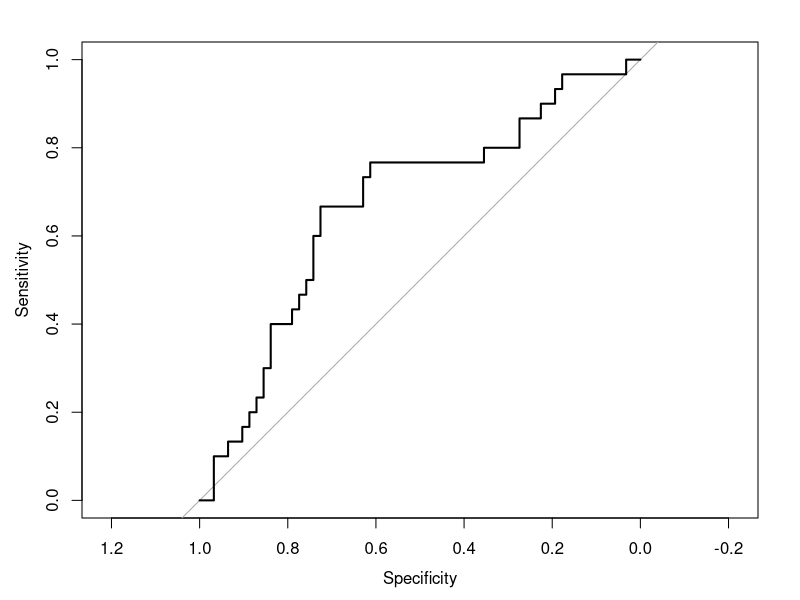

Write R code to recreate this figure.
### Load packages ###
library(caret)
library(dplyr)
library(purrr)

### Read datasets ###
setwd("/home/pepper/dox/repos/amanda-masters/severity/")
df <- read.csv('../data/banco-conversao-16-10-20.csv')
df_josi <- read.csv('../data/banco-conversao-josi.csv')
df_lu <- read.csv('../data/banco-apesm-3-anos.csv')

### Select 2nd wave observations ###
df <- df %>% filter(., !is.na(mora_t2))

# Rename identification variables ###
colnames(df_josi)[colnames(df_josi) == "a02rec"] <- "rec"
colnames(df_lu)[colnames(df_lu) == "a02rec"] <- "rec"

# Add variables from supplementary datasets ###
df <- left_join(df, df_josi %>%
   dplyr::select(rec, starts_with(c("CTQ", "Abuso", "Negligencia", "cluster")), miniA11, miniA12,
          miniA03ATa, miniA03ATb, miniA03ATc1, miniA03ATc2, miniA03ATd, miniA03ATe1,
          miniA03ATe2, miniA03ATf, miniA03ATg), by = "rec")

df <- left_join(df, df_lu %>%
   dplyr::select(rec, miniC04, miniC05), by = "rec")

### Calculate BDI total score ###
df <- df %>% mutate(bdi_total = rowSums(dplyr::select(., starts_with("BDI"))))

### Remove severely depressed subjects (suicide plan or attempt, or psychotic disorder) ###
df <- df %>% dplyr::filter(., !(miniC04 == 10 | miniC05 == 10 | tpsicoticoatual == 2))

### Dichotomize civil status variable ###

#df <- df %>% mutate(., vive_companheiro = case_when(
#                    a36relaciona == 1 | a36relaciona == 5 | a36relaciona == 6 ~ 0,
#                    a36relaciona == 2 | a36relaciona == 3 | a36relaciona == 4 ~ 1
#))

### Create outcome variable ###
df <- df %>% 
      mutate(dep_severa = case_when(
                            # Mild depression
                            bdi_total <= 11 &
                            TB_erros != 3 ~ 0,
                            # Moderate depression
                            bdi_total >= 12 & bdi_total <= 24 &
                            TB_erros != 3 ~ 1,
                            # Severe depression
                            bdi_total > 24 &
                            TB_erros != 3 ~ 2
                      ))

df <- df %>% 
      mutate(dep_dic = case_when(
                            # Mild depression
                            dep_severa == 0 ~ 0,
                            # Severe/moderate depression
                            dep_severa == 1 | dep_severa == 2 ~ 1
                      ))

### Subset dataset to select outcome and features included in model ###
matrix <- df %>%
          filter(., (dep_dic == 0 | dep_dic == 1)) %>%
          dplyr::select(., dep_dic, a03sexo, a05idade, abepdicotomica, cordapele, escolaridade,
                    a36relaciona, b01famil1, b04interna1, b03med1, b06tentsu1, b08famil2,
                    b10med2, b13tentsu2, nemtrabnemestuda, tpanicoatual, fobiasocialatual,
                    fobiaespatual, a16tratpsic, a30interp, moracomalgunsdospais,
                    tagatual, teptatual, tocatual, agorafobiaatual, esquizoide, ansiedade,
                    esquizotipico, paranoide, histrionico, narcisista, borderline, anti_social,
                    evitativo, dependente, compulsivo, alcoolabudep, maconhaabudep,
                    alucinogenosabudep, abudepoutrasdrogas, abudepoutrasdrogasshipnoticos,
                    cigarroabudep, suiciderisk_MINI, CTQ)

### Correct wrong codification ###
matrix$alucinogenosabudep[is.na(matrix$alucinogenosabudep)] <- 2
matrix$b01famil1[matrix$b01famil1 == 3 | matrix$b01famil1 == 4] <- 1
matrix$b04interna1[matrix$b04interna1 == 3 | matrix$b04interna1 == 4] <- 1
matrix$b03med1[matrix$b03med1 == 3 | matrix$b03med1 == 4] <- 1
matrix$b06tentsu1[matrix$b06tentsu1 == 3] <- 1
matrix$b08famil2[matrix$b08famil2 == 3 | matrix$b08famil2 == 4] <- 1
matrix$b10med2[matrix$b10med2 == 3 | matrix$b10med2 == 4] <- 1
matrix$b13tentsu2[matrix$b13tentsu2 == 3] <- 1

# Legend
# miniA11 - Age on first depressive episode
# miniA12 - How many distinct depressive episodes?
# b01famil1 - Maternal psychiatric illness
# b04interna1 - Maternal psychiatric hospitalization
# b03med1 - Maternal psychiatric medication
# b06tentsu1 - Maternal suicide attempt
# b08famil2 - Paternal psychiatric illness
# b10med2 - Paternal psychiatric medication
# b13tentsu2 - Paternal suicide attempt
# uso_crackandcocaina - Use of crack or cocaine
# nemtrabnemestuda - Current occupation
# a16tratpsic - Lifetime psychological treatment
# a30interp - Lifetime hospitalization
# moracomalgunsdospais - Live with parents

### Integer variables to factor ###
matrix$a03sexo <- as.factor(matrix$a03sexo)
matrix$abepdicotomica <- as.factor(matrix$abepdicotomica)
matrix$cordapele <- as.factor(matrix$cordapele)
matrix$a36relaciona <- as.factor(matrix$a36relaciona)
matrix$tagatual <- as.factor(matrix$tagatual)
matrix$teptatual <-  as.factor(matrix$teptatual)
matrix$tocatual <- as.factor(matrix$tocatual)
matrix$agorafobiaatual <- as.factor(matrix$agorafobiaatual)
matrix$alcoolabudep <- as.factor(matrix$alcoolabudep)
matrix$maconhaabudep <- as.factor(matrix$maconhaabudep)
matrix$alucinogenosabudep <- as.factor(matrix$alucinogenosabudep)
matrix$abudepoutrasdrogas <- as.factor(matrix$abudepoutrasdrogas)
matrix$abudepoutrasdrogasshipnoticos <- as.factor(matrix$abudepoutrasdrogasshipnoticos)
matrix$cigarroabudep <- as.factor(matrix$cigarroabudep)
matrix$suiciderisk_MINI <- as.factor(matrix$suiciderisk_MINI)
matrix$b01famil1 <- as.factor(matrix$b01famil1)
matrix$b04interna1 <- as.factor(matrix$b04interna1)
matrix$b03med1 <- as.factor(matrix$b03med1)
matrix$b06tentsu1 <- as.factor(matrix$b06tentsu1)
matrix$b08famil2 <- as.factor(matrix$b08famil2)
matrix$b10med2 <- as.factor(matrix$b10med2)
matrix$b13tentsu2 <- as.factor(matrix$b13tentsu2)
matrix$nemtrabnemestuda <- as.factor(matrix$nemtrabnemestuda)
matrix$a16tratpsic <- as.factor(matrix$a16tratpsic)
matrix$a30interp <- as.factor(matrix$a30interp)
matrix$moracomalgunsdospais <- as.factor(matrix$moracomalgunsdospais)
matrix$fobiasocialatual <- as.factor(matrix$fobiasocialatual)
matrix$fobiaespatual <- as.factor(matrix$fobiaespatual)
matrix$tpanicoatual <- as.factor(matrix$tpanicoatual)
#matrix$vive_companheiro <- as.factor(matrix$vive_companheiro)

### Label outcome variable ###
matrix$dep_dic <- factor(matrix$dep_dic, labels=c("No", "Yes"))

### Remove additional variables ###
#for_removal <- list("phq_1", "phq_2", "phq_total", "cotas", "suicidal_attempt",
#                    "alcohol", "alcohol_dose", "alcohol_binge", "Risk_Stratification_Alcohol",
#                    "workload", "bullying_school", "psyc_diag", "Transexual")
#matrix <- matrix[,-which(names(matrix) %in% for_removal)]

### Proportions ###
prop.table(table(matrix$dep_dic))

##### Creating Train/Test holdout partitions #####
set.seed(200)
partitions <- createDataPartition(matrix$dep_dic, p=0.75, list=FALSE)
train_matrix <- matrix[partitions,]
test_matrix <- matrix[-partitions,]

### Get mode function ###
getmode <- function(v) {
  uniqv <- unique(v)
  uniqv[which.max(tabulate(match(v, uniqv)))]
}

##### Imputate missing values #####
for (i in names(train_matrix)){
  if (is.factor(train_matrix[,i])) {
    print(i)
    mode_value = getmode(train_matrix[,i])
    #recorded_values[1,i] = mode_value
    train_matrix[is.na(train_matrix[,i]),i] = mode_value
    test_matrix[is.na(test_matrix[,i]),i] = mode_value
  } else {
    print(i)
    mean_value = mean(train_matrix[,i], na.rm=TRUE)
    #recorded_values[1,i] = mean_value
    train_matrix[is.na(train_matrix[,i]),i] = mean_value
    test_matrix[is.na(test_matrix[,i]),i] = mean_value
  }
  
}

### Remove observations with NA values ###
#matrix <- matrix[complete.cases(matrix), ]

##### Outcome Levels #####
# Just checking if the outcome levels of training and test dataset keep the same proportion
prop.table(table(train_matrix$dep_dic))
prop.table(table(test_matrix$dep_dic))


##### Feature Selection #####
# Remove by correlation
#library(polycor)
#correlate <- train_matrix[,-which(names(train_matrix) == "dep_dic")]
#correlationMatrix <- hetcor(correlate)
#highlyCorrelated <- findCorrelation(correlationMatrix, cutoff=0.5)
#print(highlyCorrelated)

# Remove by rfe
#x = train_matrix[,33]
#y = train_matrix[,-33]

##### Training control #####
train_control <- trainControl(method="repeatedcv", number=10, repeats=10, savePredictions=TRUE,
                              classProbs=TRUE, summaryFunction=twoClassSummary)

### Calculating weights ###
f_no = table(train_matrix$dep_dic)[1]
f_yes = table(train_matrix$dep_dic)[2]
w_no = (f_yes)/(f_no+f_yes)
w_yes = (f_no)/(f_no+f_yes)
weights <- ifelse(train_matrix$dep_dic == "No", w_no, w_yes)

### Train model ###
model <- train(dep_dic ~ .,
               data=train_matrix,
               trControl=train_control,
               weights=weights,
               method="glmnet")

### Predictions ###
predictions <- predict(model, test_matrix)
predictions_prob <- predict(model, test_matrix, type="prob")

### Confusion matrix ###
confusionMatrix(predictions, test_matrix$dep_dic, positive="Yes")

### ROC ###
library(pROC)
roc_curve = roc(test_matrix$dep_dic, predictions_prob[, 2], levels=c("Yes","No"))
plot(roc_curve)

### Predictions ###
prepare_risk = predictions_prob
prepare_risk["outcome"] = test_matrix$dep_dic

### Sensitivities and specificities ###
sensitivities = data.frame(roc_curve$sensitivities)
specificities = data.frame(roc_curve$specificities)
write.csv(sensitivities, file="sensitivities.csv")
write.csv(specificities, file="specificities.csv")
write.csv(prepare_risk, file="predictions.csv")

### Most important features arranged ###
varImp(model)$importance %>% as.data.frame() %>% arrange(desc(Overall))# %>% head(5)

### Importance ###
importance = varImp(model)
importance = importance$importance
write.csv(importance, file="importance.csv")